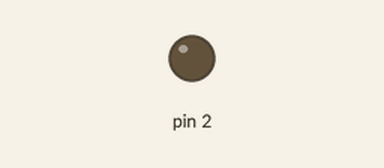
Simulated run of this sketch. Board: Arduino Uno, built with avr-gcc and run on an emulated ATmega328P. On the bench: output pins drawn as LEDs (lit = HIGH).

Above: at 1.0 s.
At 7.0 s:
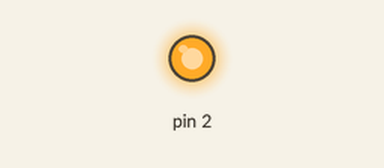
Timing chart, 0 to 9.2 s (numbered marks = the images above):
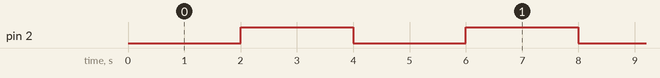

The sketch:

w4ex6.ino
```cpp
unsigned long previousTime;
unsigned char *D_dir = (unsigned char *)0x2a;     //Points to DDRD
unsigned char *D_writer = (unsigned char *)0x2b;  //Points to PORTD

void setup()
{
  *D_dir = 0b00000100; // make PD2 as output
for(;;)
{
  unsigned long currentTime = millis();

  if (((*D_writer) & 0b00000100) == 0)  //If the LED is currently OFF
  {
    if (currentTime - previousTime >= 2000)  //2000 is OFF duration
    {
      *D_writer |= 0b00000100;     //Turn ON the LED (pin PD2)
      previousTime = currentTime;  //Take note of the time
    }
  }
  else  //LED is currently ON
  {
    if (currentTime - previousTime >= 2000)  //2000 is ON duration
    {
      *D_writer &= 0b11111011;     //Turn OFF the LED (pin PD2)
      previousTime = currentTime;  //Take note of the time
    }
  }
}
}

void loop ()
  {}
```

Measured:
- by itself, pin 2: alternates HIGH for 2.0 s and LOW for 2.0 s
